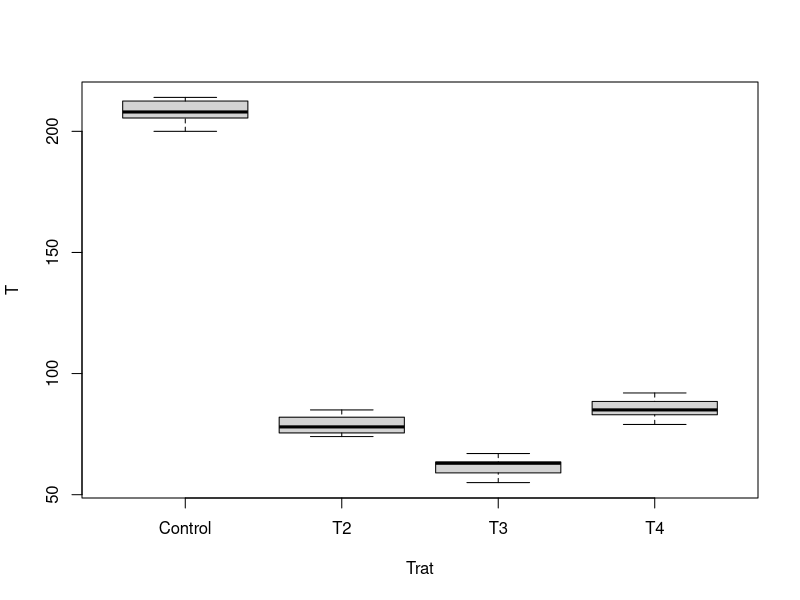

This figure's R source: (Note: this script raises an error after producing the figure.)
Control=c(213,214,204,208,212,200,207)
T2=c(76,85,74,78,82,75,82)
T3=c(57,67,55,64,61,63,63)
T4=c(84,82,85,92,87,79,90)

df=data.frame(Control=Control,T2=T2,T3=T3,T4=T4)
df=stack(df)
names(df)=c("T","Trat")
df

boxplot(T~Trat,data=df)

str(df)
df$Trat=factor(df$Trat)

modlo=aov(T~Trat,data=df)
summary(modelo)

qqline(modelo$residuals)
qqnorm(modelo$residuals)

shapiro.test(modelo$residuals)

require(car)
leveneTest(T~Trat,data=df)
df

plot(modelo$residuals)
abline(h=0)

plot(df$Trat,modelo$residuals)





